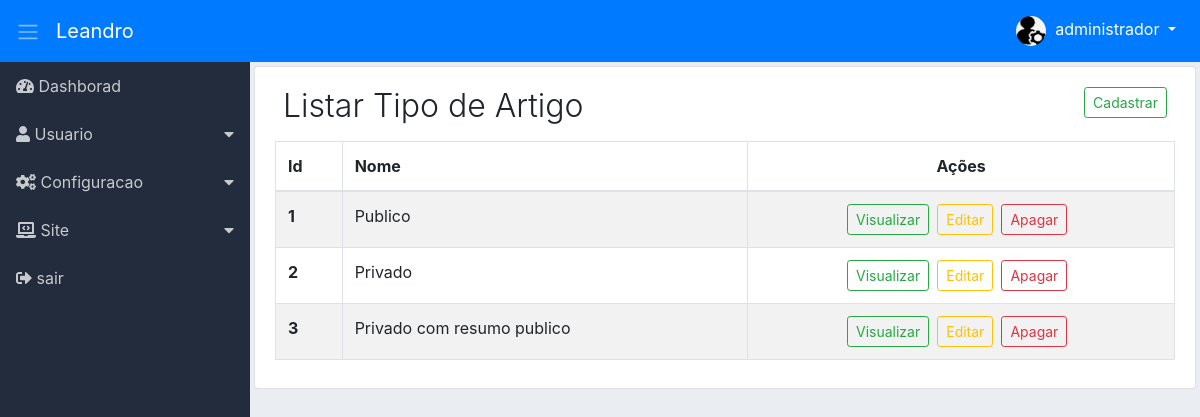
The app's page /adm/list-type-article/list-info-type-article (signed in) with its own data.
### tables this page shows
CREATE TABLE `adms_niveis_acessos_paginas` (
  `id` int(11) NOT NULL,
  `permissao` int(11) NOT NULL,
  `ordem` int(11) NOT NULL,
  `dropdown` int(11) NOT NULL DEFAULT 2,
  `lib_menu` int(11) NOT NULL DEFAULT 2,
  `adms_menu_id` int(11) NOT NULL DEFAULT 4,
  `adms_niveis_acesso_id` int(11) NOT NULL,
  `adms_pagina_id` int(11) NOT NULL,
  `created` datetime NOT NULL,
  `modified` datetime DEFAULT NULL
);

CREATE TABLE `adms_menus` (
  `id` int(11) NOT NULL,
  `nome` varchar(220) NOT NULL,
  `icone` varchar(40) NOT NULL,
  `ordem` int(11) NOT NULL,
  `adms_situacao_id` int(11) NOT NULL,
  `created` datetime NOT NULL,
  `modified` datetime DEFAULT NULL
);

CREATE TABLE `sts_tps_artigos` (
  `id` int(11) NOT NULL,
  `nome` varchar(40) NOT NULL,
  `created` datetime NOT NULL,
  `modified` datetime DEFAULT NULL
);

### adm/module/site/Controllers/ListTypeArticle.php (called while the page is built, shortened)
<?php
class ListTypeArticle
{
    private $dados;
    public function listInfoTypeArticle($pageId = null)
    {
        $this->pageId = (int) $pageId ? $pageId : 1;
        $button = [
            'cadTypeArticle' => [
                'menu_controller' => 'register-new-type-article',
                'menu_metodo' => 'register-info-type-article'],
            'viewTypeArticle' => [
                'menu_controller' => 'view-info-type-article',
                'menu_metodo' => 'detail-info-type-article'],
            'editTypeArticle' => [
                'menu_controller' => 'edit-type-article',
                'menu_metodo' => 'edit-info-type-article'],
            'deleteTypeArticle' => [
                'menu_controller' => 'delete-type-article',
                'menu_metodo' => 'remove-type-article']
        ];
        $listButton = new \Module\administrative\Models\AdmsButton();
        $this->dados['buttonsTypeArticle'] = $listButton->validateButton($button);
        $listMenu = new \Module\administrative\Models\AdmsMenu();
        $this->dados['menu'] = $listMenu->itemMenu();
        $listTpArticle = new \Module\site\Models\StsListTypeArticle();
        $this->dados['listTypeArticle'] = $listTpArticle->listTypeArticle($this->pageId);
        $this->dados['pagination'] = $listTpArticle->getResultPg();
        $loadView = new \Config\ConfigView(
                "site/Views/typeArticle/listTypeArticle",
                $this->dados
        );
        $loadView->renderView();
    }
}

### adm/module/administrative/Models/helper/AdmsRead.php (called while the page is built, shortened)
<?php
class AdmsRead extends AdmsConn
{
    private $select;
    private $values;
    private $result;
    private $query;
    function getResult()
    {
        return $this->result;
    }
    public function fullRead($query, $parseString = null)
    {
        $this->select = (string) $query;
        if (!empty($parseString)) {
            parse_str($parseString, $this->values);
        }
        $this->exeInstruction();
    }
    private function exeInstruction()
    {
        $this->conection();
        try {
            $this->getInstruction();
            $this->query->execute();
            $this->result = $this->query->fetchAll();
        } catch (Exception $exc) {
            $this->result = null;
        }
    }
    private function conection()
    {
        $this->conn = parent::getConn();
        $this->query = $this->conn->prepare($this->select);
        $this->query->setFetchMode(PDO::FETCH_ASSOC);
    }
    private function getInstruction()
    {
        if ($this->values) {
            foreach ($this->values as $Link => $Valor) {
                if ($Link == 'limit' || $Link == 'offset') {
                    $Valor = (int) $Valor;
                }
                $this->query->bindValue(":{$Link}", $Valor,
                        (is_int($Valor) ? PDO::PARAM_INT : PDO::PARAM_STR));
            }
        }
    }
}

### adm/module/administrative/Models/helper/AdmsConn.php (called while the page is built, shortened)
<?php
class AdmsConn
{
    public static $host = HOST;
    public static $Uuser = USER;
    public static $pass = PASS;
    public static $dbname = DBNAME;
    private static $connect = null;
    private static function connect()
    {
        try {
            if (self::$connect == null) {
                self::$connect = new PDO('mysql:host=' .self::$host . ';dbname='
                . self::$dbname, self::$Uuser, self::$pass);
            }
        } catch (Exception $exc) {
            echo 'mensagem: ' . $exc->getMessage();
            die;
        }
        return self::$connect;
    }
    public function getConn()
    {
        return self::connect();
    }
}

### adm/module/administrative/Models/AdmsMenu.php (called while the page is built, shortened)
<?php
class AdmsMenu
{
    public function itemMenu()
    {
        $listMenu = new \Module\administrative\Models\helper\AdmsRead();
        $listMenu->fullRead(
                "SELECT
                    nivpg.dropdown,
                    men.id id_menu,
                    men.nome nome_menu,
                    men.icone icone_menu,
                    pg.id id_pg,
                    pg.menu_controller pg_controller,
                    pg.menu_metodo pg_metodo,
                    pg.nome_pagina pg_nome,
                    pg.icone pg_icon
                FROM
                    adms_niveis_acessos_paginas nivpg
                INNER JOIN
                    adms_menus men
                    ON men.id = nivpg.adms_menu_id
                INNER JOIN
                    adms_paginas pg
                    ON pg.id = nivpg.adms_pagina_id
                WHERE
                    nivpg.adms_niveis_acesso_id =:adms_niveis_acesso_id
                    AND nivpg.permissao =:permissao
                    AND nivpg.lib_menu =:lib_menu
                ORDER BY
                    men.ordem, nivpg.ordem ASC",
                "adms_niveis_acesso_id=" . $_SESSION['userAccessLevel'] . "&permissao=1&lib_menu=1");
        $this->result = $listMenu->getResult();
        return $this->result;
    }
}

### adm/module/site/Models/StsListTypeArticle.php (called while the page is built, shortened)
<?php
class StsListTypeArticle
{
    private $limitResult = 40;
    public function listTypeArticle($pageId = null)
    {
        $this->pageId = (int) $pageId;
        $pagination = new \Module\administrative\Models\helper\AdmsPagination(
                URLADM . 'list-type-article/list-info-type-article');
        $pagination->condition($this->pageId, $this->limitResult);
        $pagination->pagination("SELECT COUNT(id) numResult FROM sts_tps_artigos");
        $listTpArticle = new \Module\administrative\Models\helper\AdmsRead();
        $listTpArticle->fullRead(
                "SELECT *
                FROM sts_tps_artigos
                ORDER BY id ASC
                LIMIT :limit
                OFFSET :offset",
                "limit={$this->limitResult}&offset={$pagination->getOffSet()}");
        $this->result = $listTpArticle->getResult();
        return $this->result;
    }
}

### adm/module/administrative/Models/helper/AdmsPagination.php (called while the page is built, shortened)
<?php
class AdmsPagination
{
    private $limitResult;
    private $offSet;
    private $result;
    function getResult()
    {
        return $this->result;
    }
    function getOffSet()
    {
        return $this->offSet;
    }
    public function condition($page, $limitResult)
    {
        $this->page = (int) $page ? $page : 1;
        $this->limitResult = (int) $limitResult;
        $this->offSet = ($this->page * $this->limitResult) - $this->limitResult;
    }
    public function pagination($query, $parseString = null)
    {
        $this->query = (string) $query;
        $this->parseString = (string) $parseString;
        $count = new \Module\administrative\Models\helper\AdmsRead();
        $count->fullRead($this->query, $this->parseString);
        $this->resultDb = $count->getResult();
        if ($this->resultDb[0]['numResult'] > $this->limitResult) {
            $this->instructionPagination();
        } else {
            $this->result = null;
        }
    }
}

### adm/module/site/Views/typeArticle/listTypeArticle.php (the view, shortened to what this page needs)
<div class="content p-1">
    <div class="list-group-item">
        <div class="d-flex">
            <div class="mr-auto p-2">
                <h2 class="display-4 titulo">Listar Tipo de Artigo</h2>
            </div>
            <?php
            if ($this->dados['buttonsTypeArticle']['cadTypeArticle']) {
                echo "<a href='" . URLADM . "register-new-type-article/register-info-type-article'>
                    <div class='p-2'>
                        <button class='btn btn-outline-success btn-sm'>Cadastrar</button>
                    </div>
                </a>";
            }
            ?>
        </div>
        <div class="table-responsive">
            <table class="table table-hover table-striped table-bordered">
                <thead>
                    <tr>
                        <th>Id</th>
                        <th>Nome</th>
                        <th class="text-center">Ações</th>
                    </tr>
                </thead>
                <tbody>
                    <?php
                    foreach ($this->dados['listTypeArticle'] as $tpArticle) {
                        extract($tpArticle);
                        ?>
                        <tr>
                            <th><?php echo $id; ?></th>
                            <td><?php echo $nome; ?></td>
                            <td class="text-center">
                                <span class="d-none d-md-block">
                                    <?php
                                    if ($this->dados['buttonsTypeArticle']['viewTypeArticle']) {
                                        echo "<a href='" . URLADM . "view-info-type-article/detail-info-type-article/$id'
                                            class='btn btn-outline-success btn-sm mr-2'>Visualizar
                                         </a>";
                                    }
                                    if ($this->dados['buttonsTypeArticle']['editTypeArticle']) {
                                        echo "<a href='" . URLADM . "edit-type-article/edit-info-type-article/$id'
                                            class='btn btn-outline-warning btn-sm mr-2'>Editar
                                         </a>";
                                    }
                                    if ($this->dados['buttonsTypeArticle']['deleteTypeArticle']) {
                                        echo "<a href='" . URLADM . "delete-type-article/remove-type-article/$id'
                                            class='btn btn-outline-danger btn-sm mr-2'
                                            data-confirm='Tem certeza que deseja apagar tipo de artigo ?'>
                                             Apagar
                                         </a>";
                                    }
                                    ?>
                                </span>
                            </td>
                        </tr>
                        <?php
                    }
                    ?>
                </tbody>
            </table>
        </div>
    </div>
</div>

### adm/module/administrative/Views/include/sidebar.php (shortened to what this page needs)
<div class="d-flex bd-highlight">
<nav class="sidebar">
    <ul class="list-unstyled">
        <?php
        $contDropdown = 0;
        $controDropFech = 0;
        foreach ($this->dados['menu'] as $menu) {
            extract($menu);
            if ($dropdown == 1) {
                if ($contDropdown != $id_menu) {
                    if (($controDropFech == 1) && ($contDropdown != 0)) {
                        echo "</ul></li>";
                        $controDropFech = 0;
                    }
                    echo "<li>
                        <a href='#submenu" . $id_menu . "' data-toggle='collapse'>
                            <i class='" . $icone_menu . "'></i> " . $nome_menu . "
                        </a>
                        <ul class='list-unstyled collapse' id='submenu" . $id_menu . "'>";
                    $contDropdown = $id_menu;
                }
                $controDropFech = 1;
            } else {
                if ($controDropFech == 1) {
                    echo "</ul></li>";
                    $controDropFech = 0;
                }
                echo "<li>
                        <a href='" . URLADM . $pg_controller . "/" . $pg_metodo . "'>
                        <i class='" . $icone_menu . "'></i> " . $nome_menu . "</a>
                    </li>";
            }
        }
        ?>
    </ul>
</nav>

### adm/assets/css/dashboard.css (style rules this page uses)
body { background-color: #EAEEF3; }
.sidebar { background-color: #222C3C; min-width: 250px; max-width: 250px; min-height: calc(100vh - 56px); transition: all 0.3s; }
.sidebar ul li a { display: block; padding: 0.75rem 1rem; color: #C7CACE; text-decoration: none; }
.sidebar [data-toggle="collapse"] { position: relative; }
.sidebar [data-toggle="collapse"]:before { content: "\f0d7"; font-family: "Font Awesome 5 Free"; font-weight: 900; position: absolute; right: 1rem; }
.content { width: 100%; }
.titulo { font-size: 2.0rem !important; }

### records on screen
adms_niveis_acessos_paginas: adms_menu.nome "Dashborad"
adms_niveis_acessos_paginas: adms_menu.nome "Usuario"
adms_niveis_acessos_paginas: adms_menu.nome "Configuracao"
adms_niveis_acessos_paginas: adms_menu.nome "Site"
adms_niveis_acessos_paginas: adms_menu.nome "sair"
sts_tps_artigos: id "1", nome "Publico"
sts_tps_artigos: id "2", nome "Privado"
sts_tps_artigos: id "3", nome "Privado com resumo publico"

### other values on screen
$nomeUser[0] "administrador"
